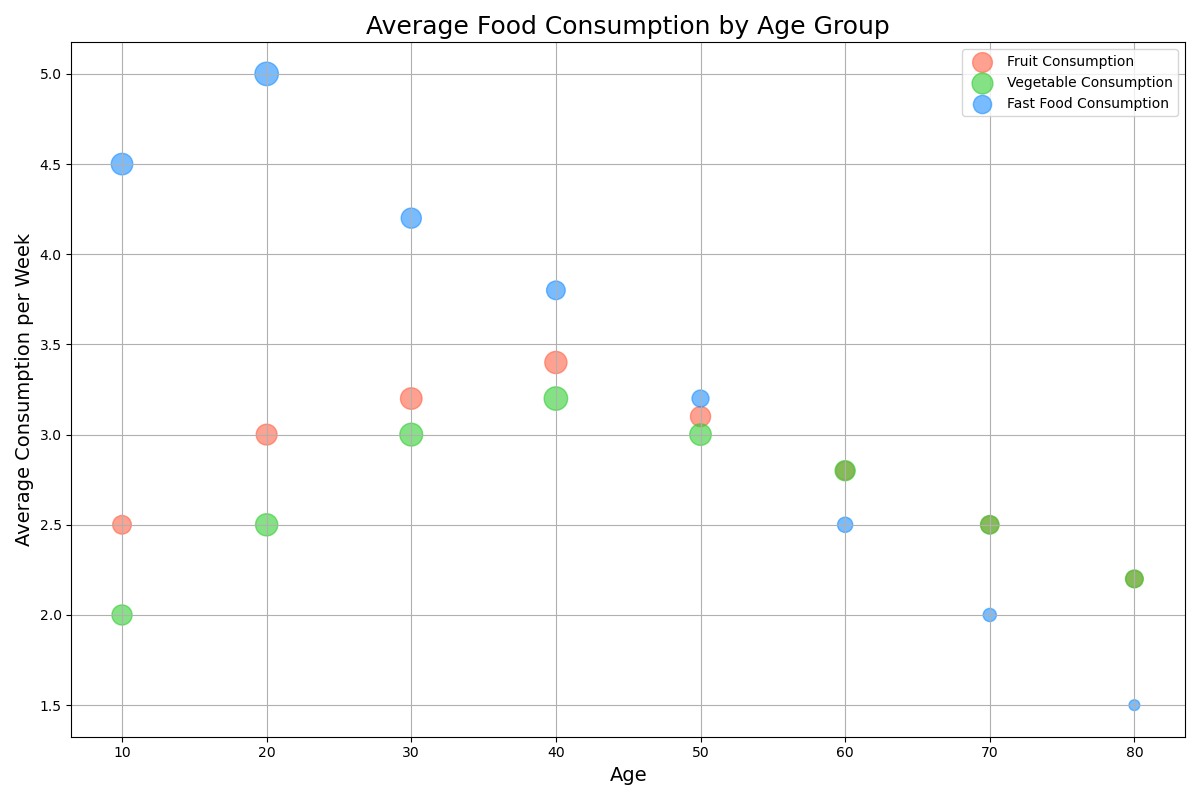

Generate this figure with Python:

import matplotlib.pyplot as plt

# Data
ages = [10, 20, 30, 40, 50, 60, 70, 80]
fruit_consumption = [2.5, 3.0, 3.2, 3.4, 3.1, 2.8, 2.5, 2.2]
fruit_consumers = [60, 75, 80, 85, 70, 60, 55, 50]
vegetable_consumption = [2.0, 2.5, 3.0, 3.2, 3.0, 2.8, 2.5, 2.2]
vegetable_consumers = [70, 85, 90, 95, 80, 70, 60, 55]
fast_food_consumption = [4.5, 5.0, 4.2, 3.8, 3.2, 2.5, 2.0, 1.5]
fast_food_consumers = [80, 95, 70, 60, 50, 40, 30, 20]

# Create a bubble chart
plt.figure(figsize=(12, 8))  # Adjust the width and height

plt.scatter(ages, fruit_consumption, s=[i * 3 for i in fruit_consumers], c='#FF6347', alpha=0.6, label='Fruit Consumption')
plt.scatter(ages, vegetable_consumption, s=[i * 3 for i in vegetable_consumers], c='#32CD32', alpha=0.6, label='Vegetable Consumption')
plt.scatter(ages, fast_food_consumption, s=[i * 3 for i in fast_food_consumers], c='#1E90FF', alpha=0.6, label='Fast Food Consumption')

# Customize the plot
plt.title('Average Food Consumption by Age Group', fontsize=18)
plt.xlabel('Age', fontsize=14)
plt.ylabel('Average Consumption per Week', fontsize=14)
plt.legend(loc='upper right')
plt.grid(True)
plt.tight_layout()

# Show the plot
plt.show()
